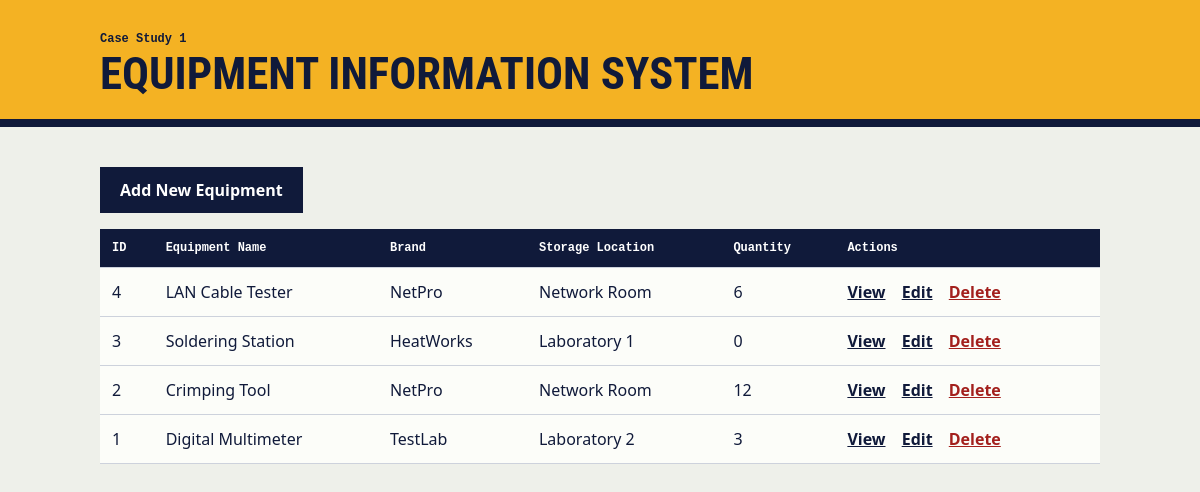
Page /equipment-system/index.php on the committed database.
### tables this page shows
CREATE TABLE equipment (
    id INT AUTO_INCREMENT PRIMARY KEY,
    equipment_name VARCHAR(150) NOT NULL,
    brand VARCHAR(100) NOT NULL,
    storage_location VARCHAR(50) NOT NULL,
    quantity INT NOT NULL
);

### equipment-system/index.php (the view, shortened to what this page needs)
<?php
require_once 'config.php';
function e($value): string
{
    return htmlspecialchars((string) $value, ENT_QUOTES, 'UTF-8');
}
$statement = $pdo->query('SELECT id, equipment_name, brand, storage_location, quantity FROM equipment ORDER BY id DESC');
$records = $statement->fetchAll();
?>
<!DOCTYPE html>
<html lang="en">
<head>
    <link rel="stylesheet" href="../assets/crud.css">
</head>
<body class="case-1">
<header>
    <p class="case-no">Case Study 1</p>
    <h1>Equipment Information System</h1>
</header>
<main>
    <p><a class="button" href="create.php">Add New Equipment</a></p>
    <?php if (count($records) === 0): ?>
        <p class="empty">No records found.</p>
    <?php else: ?>
        <div class="table-wrap">
        <table border="1" cellpadding="6">
            <tr>
                <th>ID</th>
                <th>Equipment Name</th>
                <th>Brand</th>
                <th>Storage Location</th>
                <th>Quantity</th>
                <th>Actions</th>
            </tr>
            <?php foreach ($records as $record): ?>
            <tr>
                <td data-label="ID"><?= e($record['id']) ?></td>
                <td data-label="Equipment Name"><?= e($record['equipment_name']) ?></td>
                <td data-label="Brand"><?= e($record['brand']) ?></td>
                <td data-label="Storage Location"><?= e($record['storage_location']) ?></td>
                <td data-label="Quantity"><?= e($record['quantity']) ?></td>
                <td class="actions">
                    <a href="view.php?id=<?= e($record['id']) ?>">View</a>
                    <a href="edit.php?id=<?= e($record['id']) ?>">Edit</a>
                    <a class="danger" href="delete.php?id=<?= e($record['id']) ?>">Delete</a>
                </td>
            </tr>
            <?php endforeach; ?>
        </table>
        </div>
    <?php endif; ?>
</main>
</body>
</html>

### assets/crud.css (style rules this page uses)
:root { --ink: #101a3a; --folder: #f4b223; }
* { box-sizing: border-box; }
body { margin: 0; font-family: "IBM Plex Sans", "Segoe UI", Arial, sans-serif; background: #eef0ea; color: var(--ink); line-height: 1.5; }
header { background: var(--folder); border-bottom: 8px solid var(--ink); padding: 18px max(16px, calc((100% - 1000px) / 2)) 22px; }
h1 { font-family: "Arial Narrow", "Roboto Condensed", Impact, sans-serif; font-size: clamp(1.8rem, 5vw, 2.8rem); text-transform: uppercase; line-height: 1.05; margin: 4px 0 0; }
.case-no { font: 600 .75rem Consolas, monospace; margin: 14px 0 0; }
main { max-width: 1032px; margin: 0 auto; padding: 24px 16px 60px; }
a { color: var(--ink); font-weight: 600; }
.button, button { display: inline-block; background: var(--ink); color: #fff; border: 0; padding: 11px 20px; font: 700 .95rem inherit; font-family: inherit; text-decoration: none; cursor: pointer; margin-right: 14px; }
.table-wrap { overflow-x: auto; }
table { width: 100%; border-collapse: collapse; background: #fcfdf9; border: 0; }
th, td { border: 0; border-bottom: 1px solid #cdd2dc; padding: 12px; text-align: left; overflow-wrap: anywhere; }
th { background: var(--ink); color: #fff; font: 600 .75rem Consolas, monospace; overflow-wrap: normal; }
.actions { white-space: nowrap; }
.actions a { margin-right: 12px; }
a.danger { color: #a3201d; }

### rows in the picture
equipment: id "4", equipment_name "LAN Cable Tester", brand "NetPro", storage_location "Network Room", quantity "6"
equipment: id "3", equipment_name "Soldering Station", brand "HeatWorks", storage_location "Laboratory 1", quantity "0"
equipment: id "2", equipment_name "Crimping Tool", brand "NetPro", storage_location "Network Room", quantity "12"
equipment: id "1", equipment_name "Digital Multimeter", brand "TestLab", storage_location "Laboratory 2", quantity "3"
